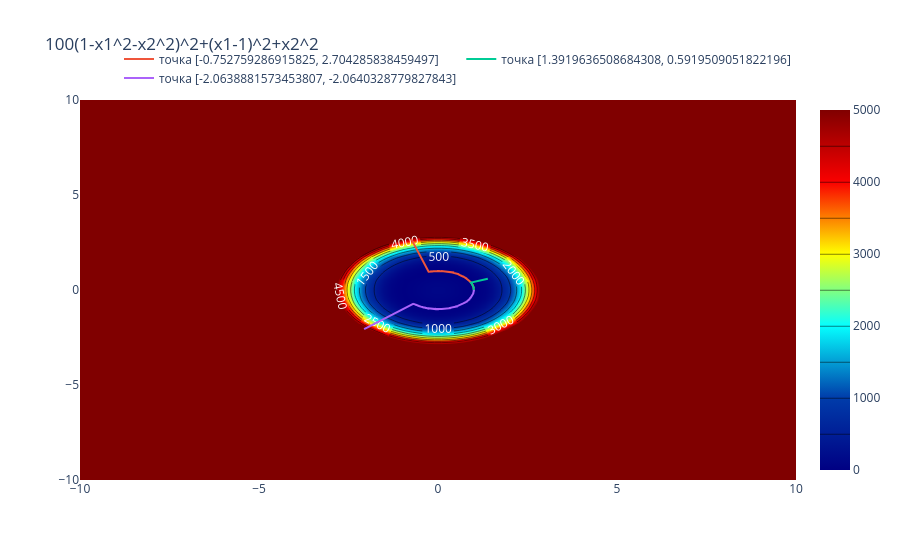

The code cell stored with this chart in its notebook:
### Markdown cell above
### Численные методы многомерной минимизации c использованием производных первого порядка
Методы доверительной области:
1. метод доверительной области с локально оптимальным шагом
2. метод доверительной области с изломом
Многошаговые методы:
3. метод тяжёлого шарика
4. метод ускоренного градиентного спуска Нестерова
5. метод Флетчера-Ривза
6. метод Полака-Рибьера
Квазиньютоновские методы:
7. метод Давидона-Флетчера-Пауэлла
8. метод Бройдена
9. метод с симметричной формулой ранга 1
10. метод Бройдена-Флетчера-Гольдфарба-Шанно

Вариант 13
#### метод доверительной области с локально оптимальным шагом

#### метод с симметричной формулой ранга 1
|функция|
| --- |
|f(x1,x2)=100(1-x1^2-x2^2)^2+(x1-1)^2+x2^2|

Для градиентных методов исследовать сходимость алгоритма, фиксируя найденное решение, значение функции, количество итераций метода и количество вычислений функции в зависимости от задаваемой точности поиска (ε = 10−2, 10−4, 10−6). Результаты оформить в виде таблицы:

Для метода второго порядка исследовать сходимость алгоритма по числу итераций при выборе различных начальных точек (не менее трёх). Результаты оформить в виде таблицы:

### Code cell
import numpy as np
import sympy as sp
import plotly.graph_objects as go
from scipy.optimize import minimize

def Cauchy(g, B, delta):
    norm_g = np.linalg.norm(g)
    if norm_g == 0:
        return np.zeros_like(g)
    
    p_s = - (delta / norm_g) * g

    gBg = g.T @ B @ g
    if gBg <= 0:
        tau = 1.0
    else:
        tau = min(norm_g**3 / (delta * gBg), 1.0)

    return tau * p_s

def trust_region_method(f, x0, delta0=1.0, delta_hat=50.0, eta=0.1, max_iter=1000, tol=1e-6):
    x = x0.astype(float)
    x1, x2 = sp.symbols('x1, x2')
    delta = delta0
    fun = sp.lambdify([x1, x2], f, "math")

    trajectory = [x0.copy()]
    values = [fun(x[0], x[1])]
    k = 0

    x1d = sp.diff(f, x1)
    x2d = sp.diff(f, x2)
    hessian = sp.hessian(f, [x1, x2])
    x1d = sp.lambdify([x1, x2], x1d, "math")
    x2d = sp.lambdify([x1, x2], x2d, "math")
    
    for i in range(max_iter):
        c_grad = np.array([x1d(x[0], x[1]), x2d(x[0], x[1])])
        if np.linalg.norm(c_grad) < tol:
            break
        B = np.array(hessian.subs({x1: x[0], x2: x[1]})).astype(float) #Заменить на приближение
        
        p = Cauchy(c_grad, B, delta)
        norm_p = np.linalg.norm(p)

        f_x = fun(x[0], x[1])
        f_xp = fun(x[0] + p[0], x[1] + p[1])
        mp = c_grad @ p + 0.5 * (p.T @ B @ p)
        actual_reduction = f_x - f_xp
        predicted_reduction = -mp 

        if predicted_reduction == 0:
            rho = 0.0
        else:
            rho = actual_reduction / predicted_reduction

        if rho < 0.25:
            delta = 0.25 * delta
        elif rho > 0.75:
            delta = min(2.0 * delta, delta_hat)

        if rho > eta:
            x = x + p
            trajectory.append(x.copy())
            values.append(fun(x[0], x[1]))
        k+=1

    return np.array(trajectory), np.array(values), k




x1, x2 = sp.symbols('x1, x2')
f = 100*(1 - x1**2 - x2**2)**2 + (x1-1)**2 + x2**2
np.random.seed(42)
p_list = (np.random.uniform(-3, 3, size=2), np.random.uniform(-3, 3, size=2), np.random.uniform(-3, 3, size=2))

x1_range = np.linspace(-10, 10, 100)
x2_range = np.linspace(-10, 10, 100)
x, y = np.meshgrid(x1_range, x2_range)
fu = 100*(1 - x**2 - y**2)**2 + (x-1)**2 + y**2
fig = go.Figure(data=[go.Contour(
    zmax = 5000, zmin = 0,
    z=fu, x=x1_range, y=x2_range, colorscale='Jet',
    contours=dict(
         coloring = 'heatmap',
        showlabels = True,
        labelfont = dict(
            size = 12,
            color = 'white',
        )
    ) 
)])
fig.update_layout(title=f'100(1-x1^2-x2^2)^2+(x1-1)^2+x2^2') 

# method visualize

for point in p_list:
    print(f'point = {point}')
    ans = trust_region_method(f, point, delta0=10, eta=0.1)
    print(ans[0][-1], ans[1][-1], ans[2])
    
    fig.add_trace(go.Scatter(x=[i[0] for i in ans[0]], y=[i[1] for i in ans[0]], name=f'точка {point.tolist()}'))
    fig.update_layout(
    legend=dict(
        orientation="h",   
        yanchor="bottom",
        y=1.02,            
        xanchor="right",
        x=1               
    )
)
fig.show()

### Figure 1 — Plotly figure (JSON) as saved in the notebook; plotly's stock layout.template omitted (floating-point values rounded to 4 significant figures; data arrays with more than 128 entries replaced by an {"elided": "..."} marker saying what was removed)
{"data": [{"colorscale": [[0, "rgb(0,0,131)"], [0.2, "rgb(0,60,170)"], [0.4, "rgb(5,255,255)"], [0.6, "rgb(255,255,0)"], [0.8, "rgb(250,0,0)"], [1, "rgb(128,0,0)"]], "contours": {"coloring": "heatmap", "labelfont": {"color": "white", "size": 12}, "showlabels": true}, "type": "contour", "x": [-10.0, -9.798, -9.596, -9.394, -9.192, -8.99, -8.788, -8.586, -8.384, -8.182, -7.98, -7.778, -7.576, -7.374, -7.172, -6.97, -6.768, -6.566, -6.364, -6.162, -5.96, -5.758, -5.556, -5.354, -5.152, -4.949, -4.747, -4.545, -4.343, -4.141, -3.939, -3.737, -3.535, -3.333, -3.131, -2.929, -2.727, -2.525, -2.323, -2.121, -1.919, -1.717, -1.515, -1.313, -1.111, -0.9091, -0.7071, -0.5051, -0.303, -0.101, 0.101, 0.303, 0.5051, 0.7071, 0.9091, 1.111, 1.313, 1.515, 1.717, 1.919, 2.121, 2.323, 2.525, 2.727, 2.929, 3.131, 3.333, 3.535, 3.737, 3.939, 4.141, 4.343, 4.545, 4.747, 4.949, 5.152, 5.354, 5.556, 5.758, 5.96, 6.162, 6.364, 6.566, 6.768, 6.97, 7.172, 7.374, 7.576, 7.778, 7.98, 8.182, 8.384, 8.586, 8.788, 8.99, 9.192, 9.394, 9.596, 9.798, 10.0], "y": [-10.0, -9.798, -9.596, -9.394, -9.192, -8.99, -8.788, -8.586, -8.384, -8.182, -7.98, -7.778, -7.576, -7.374, -7.172, -6.97, -6.768, -6.566, -6.364, -6.162, -5.96, -5.758, -5.556, -5.354, -5.152, -4.949, -4.747, -4.545, -4.343, -4.141, -3.939, -3.737, -3.535, -3.333, -3.131, -2.929, -2.727, -2.525, -2.323, -2.121, -1.919, -1.717, -1.515, -1.313, -1.111, -0.9091, -0.7071, -0.5051, -0.303, -0.101, 0.101, 0.303, 0.5051, 0.7071, 0.9091, 1.111, 1.313, 1.515, 1.717, 1.919, 2.121, 2.323, 2.525, 2.727, 2.929, 3.131, 3.333, 3.535, 3.737, 3.939, 4.141, 4.343, 4.545, 4.747, 4.949, 5.152, 5.354, 5.556, 5.758, 5.96, 6.162, 6.364, 6.566, 6.768, 6.97, 7.172, 7.374, 7.576, 7.778, 7.98, 8.182, 8.384, 8.586, 8.788, 8.99, 9.192, 9.394, 9.596, 9.798, 10.0], "z": {"elided": "100x100 float values"}, "zmax": 5000, "zmin": 0}, {"name": "точка [-0.752759286915825, 2.704285838459497]", "type": "scatter", "x": {"elided": "734 float values"}, "y": {"elided": "734 float values"}}, {"name": "точка [1.3919636508684308, 0.5919509051822196]", "type": "scatter", "x": {"elided": "217 float values"}, "y": {"elided": "217 float values"}}, {"name": "точка [-2.0638881573453807, -2.0640328779827843]", "type": "scatter", "x": {"elided": "984 float values"}, "y": {"elided": "984 float values"}}], "layout": {"legend": {"orientation": "h", "x": 1, "xanchor": "right", "y": 1.02, "yanchor": "bottom"}, "title": {"text": "100(1-x1^2-x2^2)^2+(x1-1)^2+x2^2"}}}
